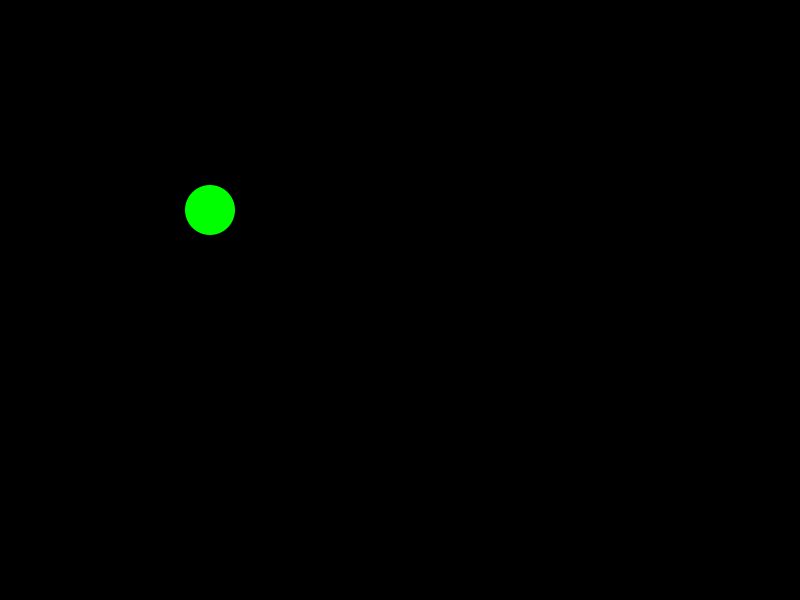
Frame 1 (no input)
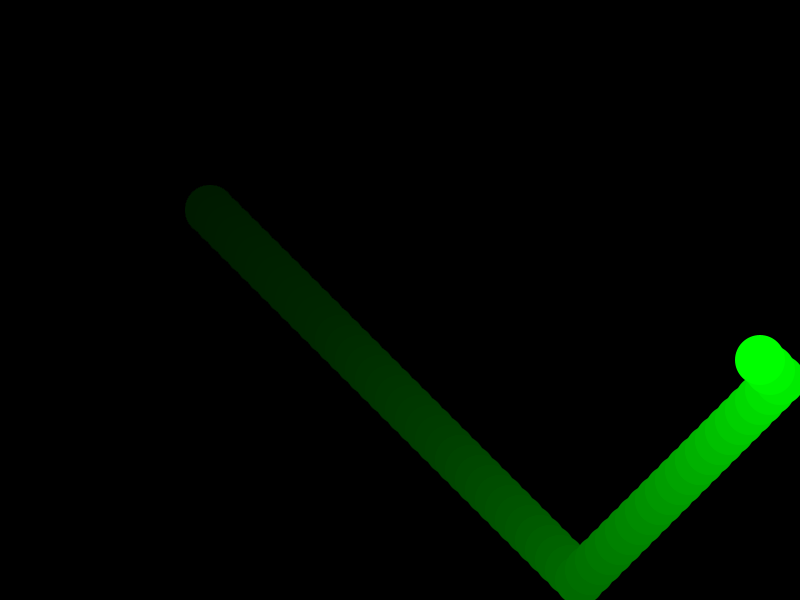
Frame 60 (the mouse pressed at the canvas centre just before this capture)
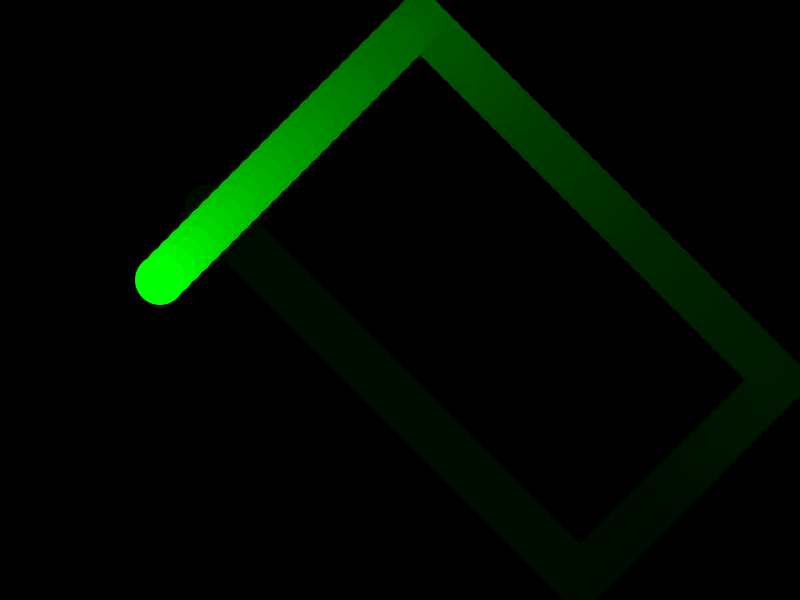
Frame 120 (the mouse held since frame 60 and released just before this capture)

The Processing sketch that drew these frames (run headless with seeded random() and noise(); from frame 60 on, the mouse is pressed at the canvas centre):

// Processing sketch: processing_111336
// ── processing_111336.pde

/*
 * Bouncing
 * Based on code from Dong Yoon Park
 * http://www.cre8ive.kr/blog/
 *
 * Creative Computing Fall 2013
 * by Ryan Raffa
 * 9/24/13
 */

Ball ball1;

void setup() {
  size(800,600);
  background(0);
  smooth();
  noStroke();
  ball1 = new Ball(200,200,50,50,color(0,255,0), 10);
}

void draw() {

  // use the alpha channel of rect to produce trail on bouncing ball
  fill(0,0,0,10);
  rect(0,0,width,height);

  ball1.updatePosition();
  ball1.drawBall();
}
class Ball {
  
  // Properties
  int x;
  int y;
  int w;
  int h;
  color c;
  int xSpeed = 5;
  int ySpeed = 5;

  // Constructor
  Ball(int x,int y,int w,int h, color c, int s) {
    this.x = x;
    this.y = y;
    this.w = w;
    this.h = h;
    this.c = c;

    this.xSpeed = s;
    this.ySpeed = s;
    //or for shorthand, you can do this...
    // this.xSpeed = this.ySpeed = s;
  }

  // Methods
  void drawBall() {
    fill(this.c);
    ellipse( this.x, this.y,this.w, this.h);
  }
  
  void updatePosition() {
    if((this.x > width-this.w/2)
    || (this.x < this.w/2)) {
      this.xSpeed = -this.xSpeed;
    }

    if((this.y > height-this.h/2)
    || (this.y < this.h/2)) {
      this.ySpeed = -this.ySpeed;
    }
    
    this.x += this.xSpeed;
    this.y += this.ySpeed;
  }
}
